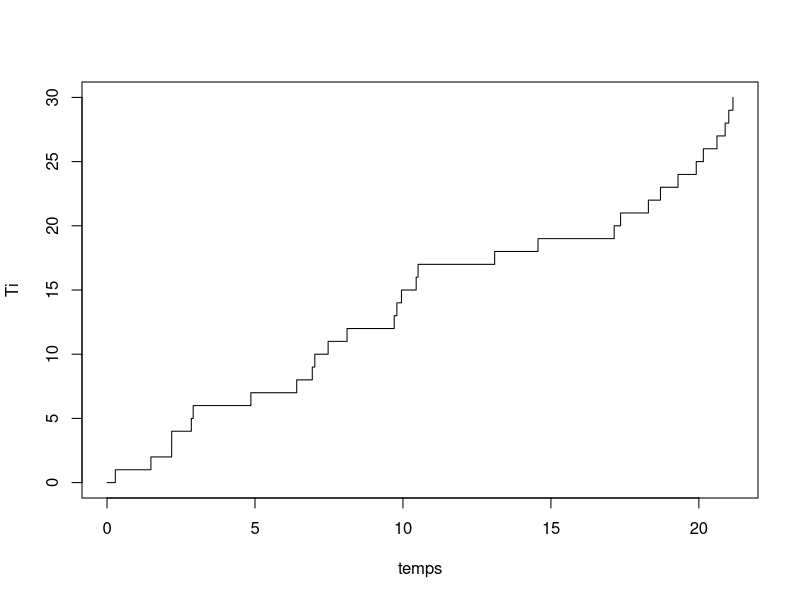
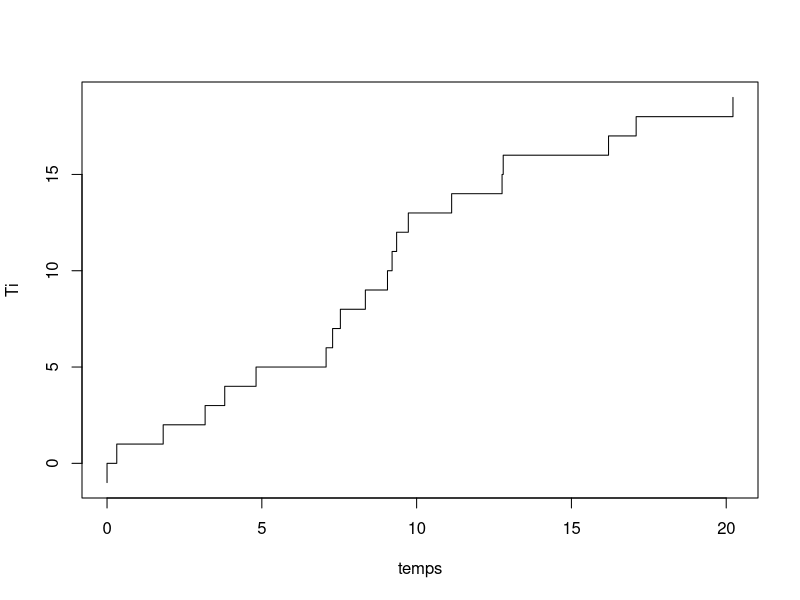

These figures' R source, in order:
# 09/12/2022
# kilian Collet

# Tp Processus de Poisson

# Question 1
lambda = 1
n=30
inter=rexp(n,lambda)
instants=cumsum(inter)
plot(c(0,instants),0:n,'s',xlab='temps',ylab='Ti')

# Question 2
t=20
i=2
inter=c(0,rexp(1,lambda))

while(inter[i]<t){
  i=i+1
  inter[i]=inter[i-1]+rexp(1,lambda)}
  
plot(c(0,inter),0:length(inter)-1, type='s',xlab='temps',ylab='Ti')


# Question 3
conv=inter/t
conv2=sqrt(t/lambda)*(inter/t-lambda)
